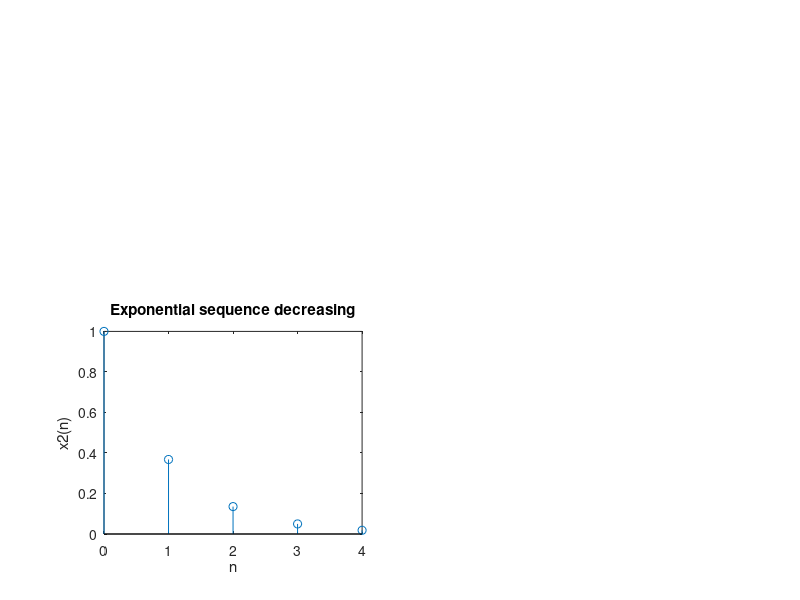

MATLAB code to generate this figure:
%Exponential Sequence
clc
clear all
a=input('Enter the sequence lenght');
n=0:a-1;
x2=exp(-n);
subplot(2,2,3),stem(n,x2);
xlabel('n'),ylabel('x2(n)');
title('Exponential sequence decreasing');